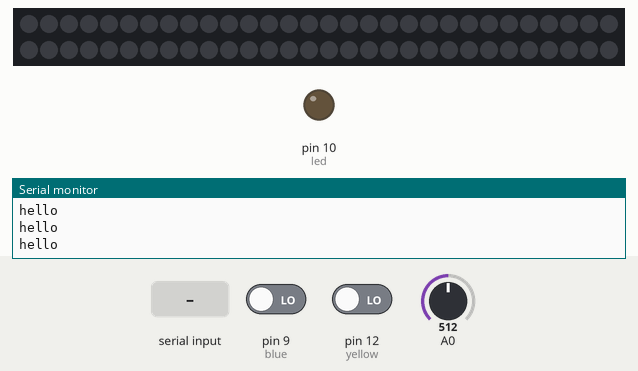
Recording of a sketch running on a simulated Arduino Uno, built with avr-gcc and run on an emulated ATmega328P. On the bench: 60 RGB LEDs in strip order, left to right, continuing on the next row, output pins drawn as LEDs (lit = HIGH), the last lines printed to the serial monitor. The inputs (shaded band) are chosen by the test bench; at power-on: pin 9 (blue) LOW, pin 12 (yellow) LOW, A0 = 512. Dim RGB values are drawn brighter than linear.

Above: at 1.0 s.
1.1 s: byte 30 received over Serial
At 2.0 s:
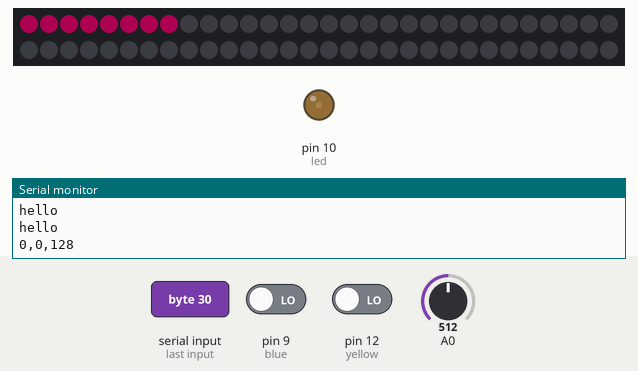
2.7 s: byte 90 received over Serial
At 4.1 s:
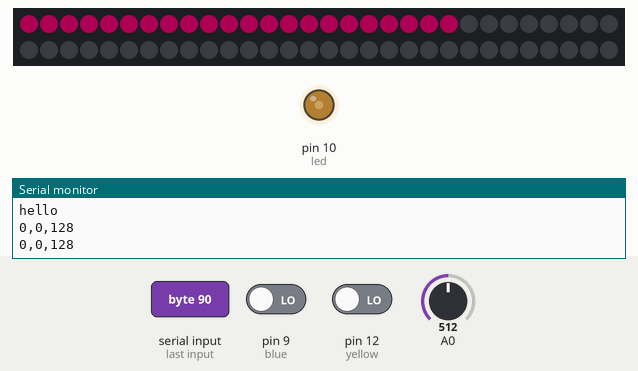
Timing chart, 0 to 5.7 s (numbered marks = the images above; inputs shaded):
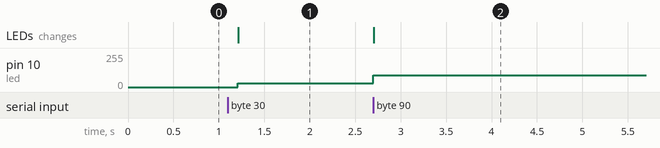

Measured:
- after the input at 1.1 s, pin 10 (led): 0/255 → 30/255 after 0.11 s; the LEDs: change after 0.11 s (image 1)
- after the input at 2.7 s, pin 10 (led): 30/255 → 90/255 at once; the LEDs: change at once (image 2)

The sketch:

led_Strip_NANO33.ino
```cpp
/*
  David Rios
  NYU IMA - Designing Interfaces for Live Performance 2020
  Class 07 - Feb 19
  Serial Communication

  Based on Adafruit examples:
  https://learn.adafruit.com/dma-driven-neopixels
  Written By: Phillip Burgess
*/

#include <Adafruit_NeoPixel_ZeroDMA.h>

// DMA NeoPixels work ONLY on SPECIFIC PINS.
// On Circuit Playground Express: 8, A2 and A7 (TX) are valid.
// On Feather M0, Arduino Zero, etc.: 5, 11, A5 and 23 (SPI MOSI).
// On GEMMA M0: pin 0.
// On Trinket M0: pin 4.
// On Metro M4: 3, 6, 8, 11, A3 and MOSI
#define PIN         11
#define NUM_PIXELS 60


Adafruit_NeoPixel_ZeroDMA strip(NUM_PIXELS, PIN, NEO_GRB);

int yellow = 12;
int blue = 9;
int led = 10;
int level = 2;
void setup() {

  strip.begin(); // INITIALIZE NeoPixel strip object (REQUIRED)
  strip.setBrightness(50);
  strip.show(); // Initialize all pixels to 'off'

  Serial.begin(9600);
  pinMode(yellow, INPUT);
  pinMode(blue, INPUT);
  pinMode(led, OUTPUT);
  digitalWrite(led, LOW);
  while (Serial.available() <= 0) {
    Serial.println("hello");
    delay(200);
  }
  for (int i = 0; i < NUM_PIXELS ; i++) {
    strip.setPixelColor(i, strip.Color(0, 0, 0));
  }
  strip.show();
}

void loop() {

  int yel = digitalRead(yellow);
  int blu = digitalRead(blue);
  int pot = map(analogRead(A0), 0, 1023, 255, 0);


  if (Serial.available() > 0) {
    //int incoming = Serial.parseInt();
    int incoming = Serial.read();
    analogWrite(led, incoming);
    Serial.print(yel);
    Serial.print(",");
    Serial.print(blu);
    Serial.print(",");
    Serial.println(pot);

    level = map(incoming, 0, 255, 0, 60);
    for (int i = 0; i < NUM_PIXELS ; i++) {
      if (i <= level) {
        strip.setPixelColor(i, strip.Color(255, 0, 125));
      } else {
        strip.setPixelColor(i, strip.Color(0, 0, 0));
      }
    }
    strip.show();
  }
}
```
